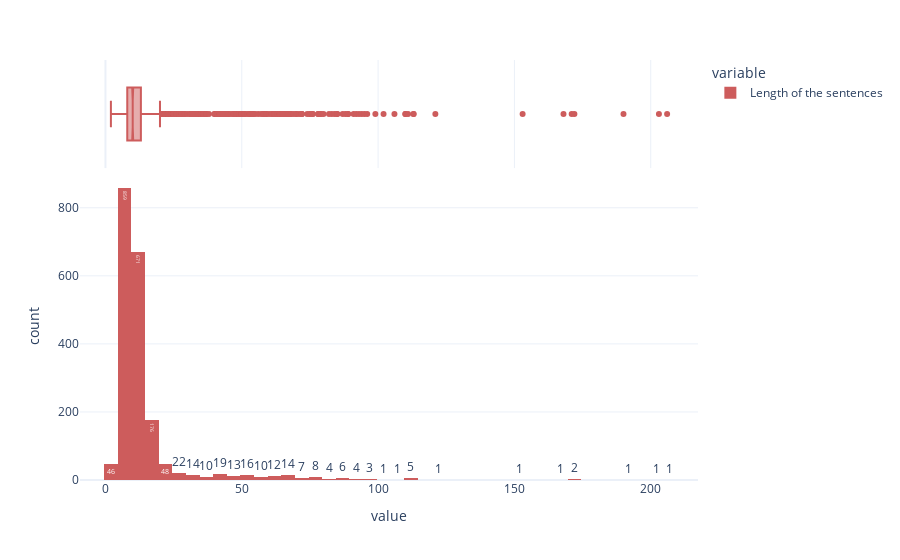

The code cell stored with this chart in its notebook:
### Code cell
# trace the histogram of the length with a appropriate template and labels with indian red color with displayed counts
fig = px.histogram(length, template="plotly_white", labels=dict(x="Length of the sentences", y="Number of sentences"), color_discrete_sequence=['indianred'], marginal="box", nbins=100, text_auto=True)

# change name of the variable
fig.update_traces(name="Length of the sentences")


fig.show()

### Figure 1 — Plotly figure (JSON) as saved in the notebook; plotly's stock layout.template omitted (floating-point values rounded to 4 significant figures; data arrays with more than 128 entries replaced by an {"elided": "..."} marker saying what was removed)
{"data": [{"alignmentgroup": "True", "bingroup": "x", "hovertemplate": "variable=0<br>value=%{x}<br>count=%{y}<extra></extra>", "legendgroup": "0", "marker": {"color": "indianred", "pattern": {"shape": ""}}, "name": "Length of the sentences", "nbinsx": 100, "offsetgroup": "0", "orientation": "v", "showlegend": true, "texttemplate": "%{value}", "type": "histogram", "x": {"elided": "1977 int values"}, "xaxis": "x", "yaxis": "y"}, {"alignmentgroup": "True", "hovertemplate": "variable=0<br>value=%{x}<extra></extra>", "legendgroup": "0", "marker": {"color": "indianred"}, "name": "Length of the sentences", "notched": true, "offsetgroup": "0", "showlegend": false, "type": "box", "x": {"elided": "1977 int values"}, "xaxis": "x2", "yaxis": "y2"}], "layout": {"barmode": "relative", "legend": {"title": {"text": "variable"}, "tracegroupgap": 0}, "margin": {"t": 60}, "xaxis": {"anchor": "y", "domain": [0, 1], "title": {"text": "value"}}, "xaxis2": {"anchor": "y2", "domain": [0, 1], "matches": "x", "showgrid": true, "showticklabels": false}, "yaxis": {"anchor": "x", "domain": [0, 0.7326], "title": {"text": "count"}}, "yaxis2": {"anchor": "x2", "domain": [0.7426, 1], "matches": "y2", "showgrid": false, "showline": false, "showticklabels": false, "ticks": ""}}}
